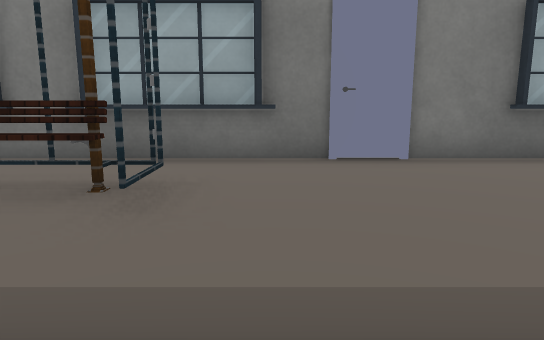
[1] (above)

24 first-person views from a walk through a 3-D level made in the Unity game engine. The camera is 1.4 m above the floor, tilts 10° down and sees 70° across. The floor is counted in squares, 1 m on a side. Each view is taken from the middle of a square. On the plan, view 1 faces up. The plan holds only what a view shows up to about 16 squares ahead; the rest is blank. The place goes on beyond the plan. Some surface patterns are stand-ins.

[2]
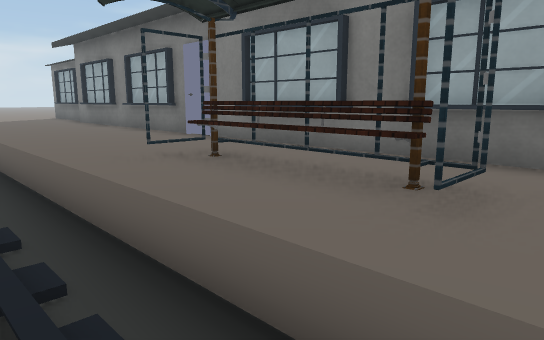

[3]
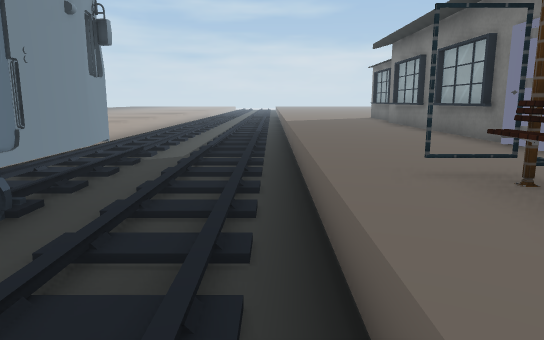

[4]
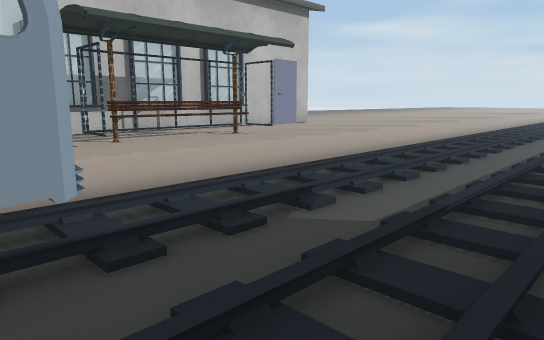

[5]
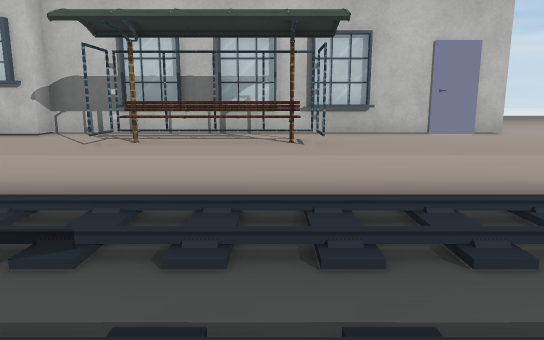

[6]
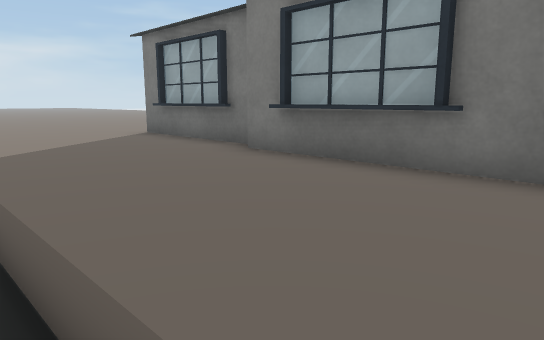

[7]
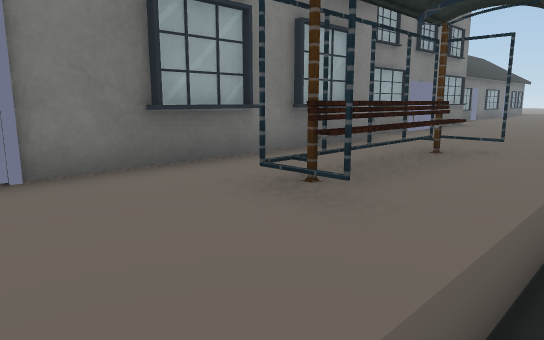

[8]
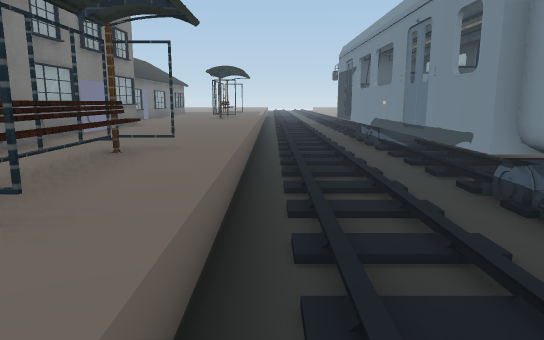

[9]
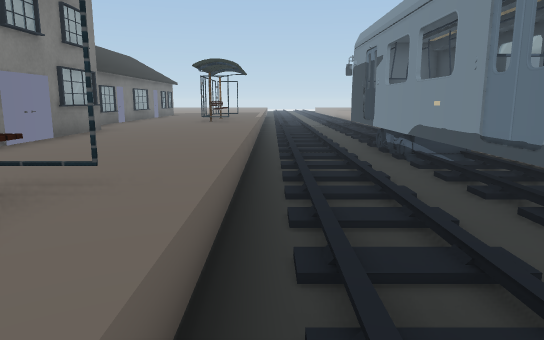

[10]
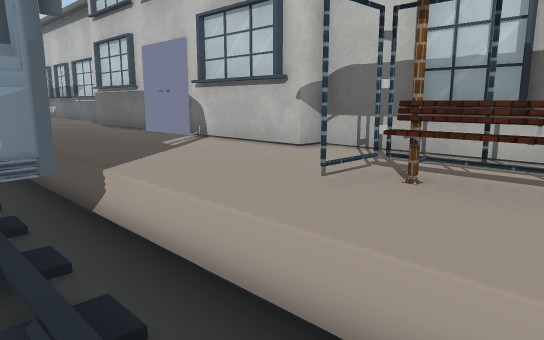

[11]
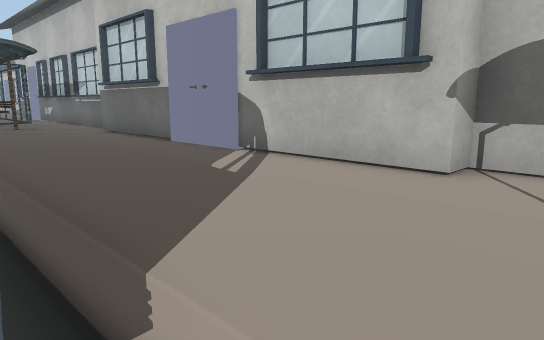

[12]
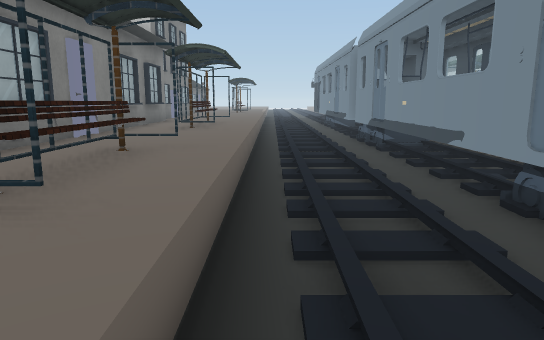

[13]
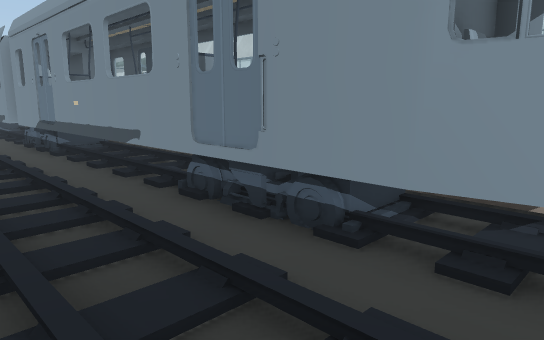

[14]
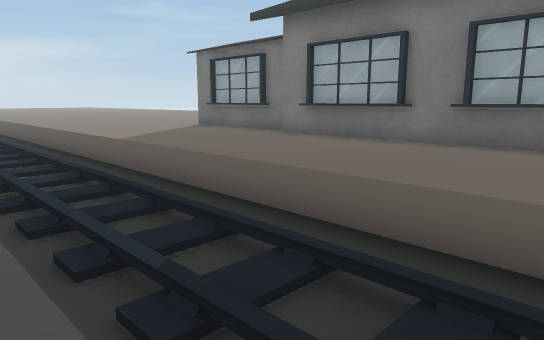

[15]
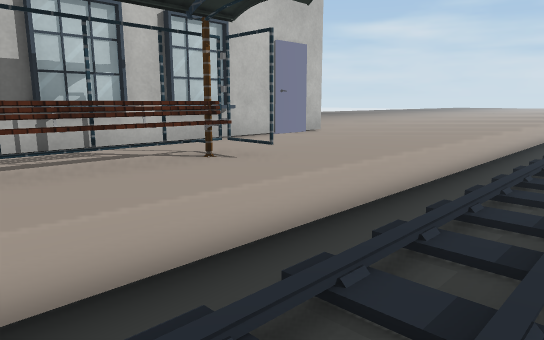

[16]
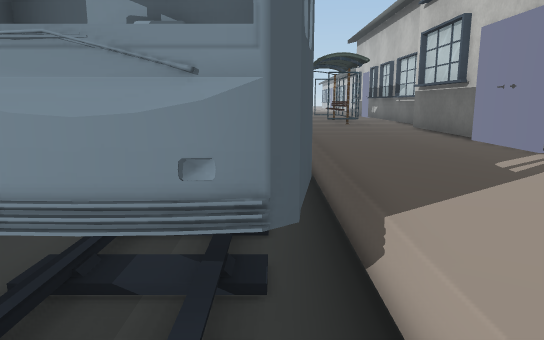

[17]
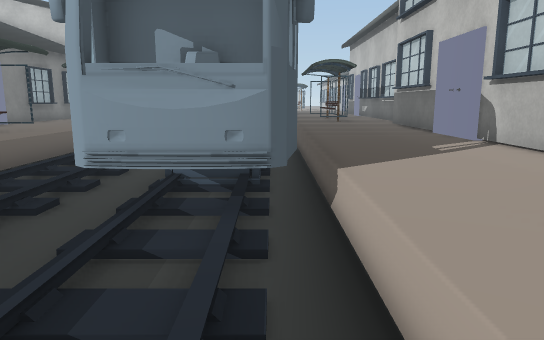

[18]
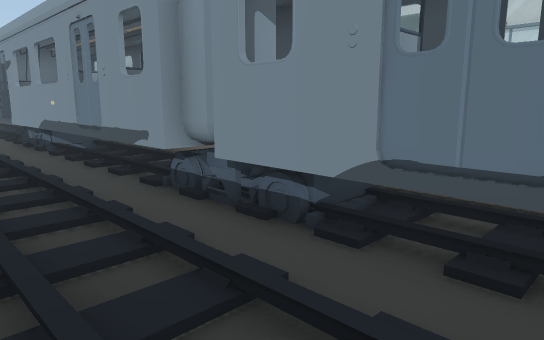

[19]
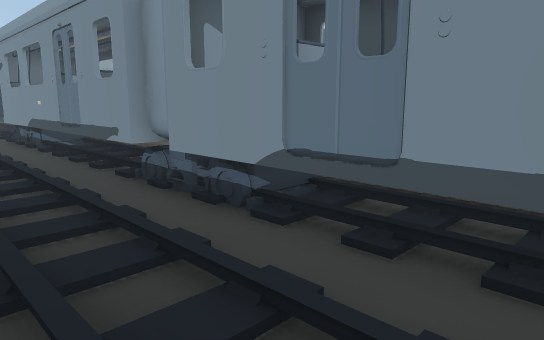

[20]
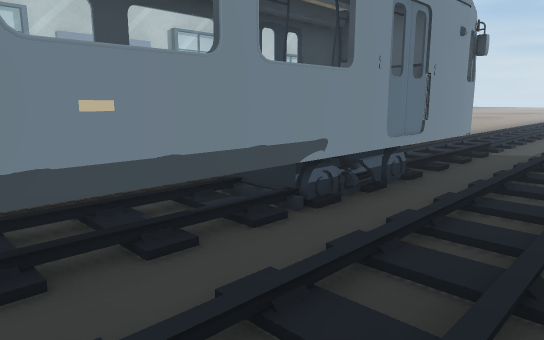

[21]
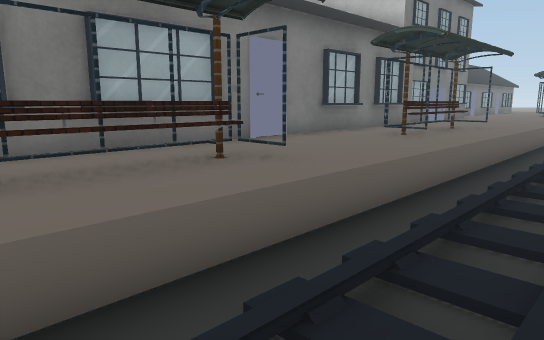

[22]
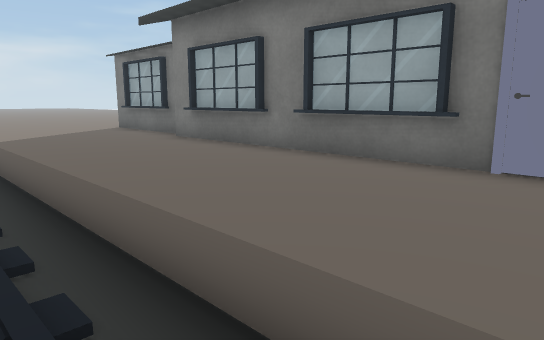

[23]
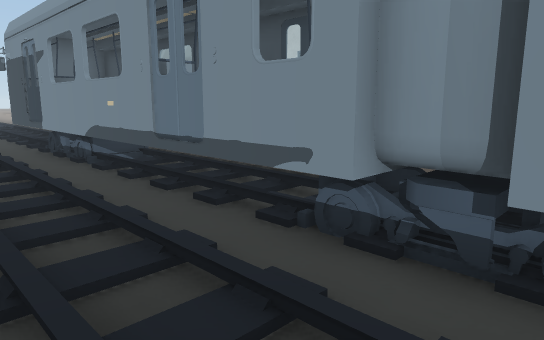

[24]
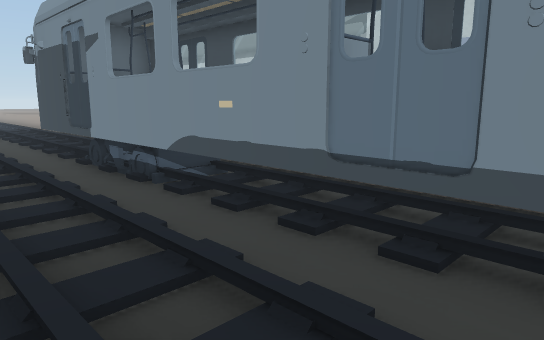

### Floor plan
Key: @ floor where view 1 was taken; # wall or solid block; x gap in a wall; . floor; / step, stairs or slope; ^ raised ledge; B building; O other object.
Columns run from 19 left of view 1 to 15 right of it. Each row starts with its distance up from view 1.
  9                             B
  8                             B
  7                             B
  6 BBBBBBBBBBBBBB BBBBBBBBB    BBBBBBB
  5 ^^^BBBBBBBBBBBBBBBBBBBBBBBBB^^^^^^^
  4 ^^^^^^^^^^^^^^^###^^^^^####^^^^^^^^
  3 ^^^^^^^^^^^^^^OOOOO^^^^OOOO^^^^^^^^
  2 ^^^^^^^^^^^^^^OOOOO^^^OOOOOO^^^^^^^
  1 ...................................
  0 ...................@...............
 -1 ///////////////////////////////////
 -2 ...........#####^####x#######^#####
 -3 ...........# ^^^^      ^^^^     ^
 -4 ...........x^# ^^####^^###^^#^###
 -5 ^^^^^^^^^^^^^^^^^^^^^^^^^^ ^^^^^^^^
 -6 ^^^^^^OOOO^^^^^^^^^^^^^OOOO
 -7 ^^^^^#O###^^^^^^^^^^^^^#OOO
 -8 ^^^^^^^^^^^^BBBBBBBBBB^^^^^^
 -9 ^###########BBB       #######

Positions as (right, up) in squares from view 1, and headings:
1: (0, 0), facing up
2: (0, 0), facing up-left
3: (-1, 1), facing left
4: (-7, 1), facing down-left
5: (-13, 1), facing down
6: (-11, 1), facing up-left
7: (1, 1), facing up-right
8: (1, 1), facing right
9: (4, 1), facing right
10: (-12, -3), facing down-right
11: (-9, -4), facing down-right
12: (-8, 1), facing right
13: (-8, 1), facing down-right
14: (-9, -2), facing up-left
15: (-10, -2), facing down-left
16: (-10, -4), facing right
17: (-12, -4), facing right
18: (1, 1), facing down-right
19: (0, 1), facing down-right
20: (1, 1), facing down-left
21: (-5, -1), facing up-right
22: (-7, 0), facing up-left
23: (4, 1), facing down-right
24: (7, 1), facing down-right
